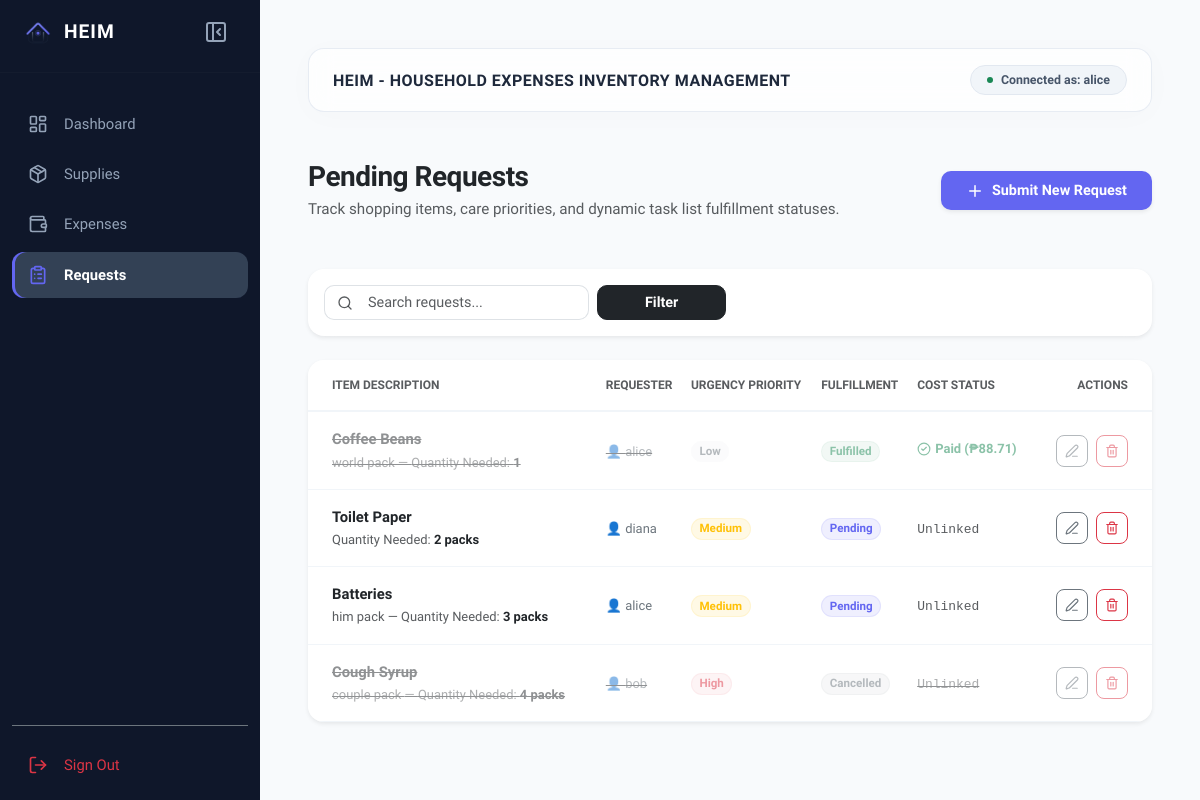
Screenshot of /requests/ (signed in) with the database file from the repository.
### household/models.py (models this page shows, shortened)
class BaseModel(models.Model):
    created_at = models.DateTimeField(auto_now_add=True, db_index=True)
    updated_at = models.DateTimeField(auto_now=True)
    class Meta:
        abstract = True

class RequestItem(BaseModel):
    URGENCY_CHOICES = [('Low', 'Low'), ('Medium', 'Medium'), ('High', 'High')]
    STATUS_CHOICES = [('Pending', 'Pending'), ('Fulfilled', 'Fulfilled'), ('Cancelled', 'Cancelled')]
    requester = models.ForeignKey(User, on_delete=models.CASCADE, related_name='requests')
    item_name = models.CharField(max_length=150)
    specification = models.CharField(max_length=250, blank=True, null=True)
    quantity = models.CharField(max_length=50)
    urgency = models.CharField(max_length=10, choices=URGENCY_CHOICES, default='Medium')
    status = models.CharField(max_length=15, choices=STATUS_CHOICES, default='Pending')
    associated_expense = models.ForeignKey(Expense, on_delete=models.SET_NULL, null=True, blank=True)

class Expense(BaseModel):
    CATEGORY_CHOICES = [
        ('Groceries', 'Groceries'),
        ('Medical', 'Medical'),
        ('Utilities', 'Utilities'),
        ('Personal Care', 'Personal Care'),
        ('Entertainment', 'Entertainment'),
    ]
    buyer = models.ForeignKey(User, on_delete=models.CASCADE, related_name='purchases')
    amount = models.DecimalField(max_digits=10, decimal_places=2)
    category = models.CharField(max_length=50, choices=CATEGORY_CHOICES)
    description = models.CharField(max_length=500, blank=True, null=True)

### household/views.py (the view)
# urls.py: path('requests/', RequestListView.as_view(), name='request-list'),
class RequestListView(LoginRequiredMixin, ListView):
    model = RequestItem
    template_name = 'requests/request_list.html'
    context_object_name = 'request_items'
    paginate_by = 5
    def get_queryset(self):
        queryset = super().get_queryset()
        query = self.request.GET.get('q')
        if query:
            queryset = queryset.filter(item_name__icontains=query)
        return queryset.order_by('-created_at')  # Newest requests appear at the top

### templates/requests/request_list.html (shortened to what this page needs)
{% extends 'base.html' %}
{% load static %}
{% block content %}
<div class="container-fluid px-0 animate-fade-in">
    <div class="d-flex flex-column flex-md-row justify-content-between align-items-start align-items-md-center gap-3 mb-5">
        <div>
            <h3 class="mb-1 fw-bold text-dark" style="letter-spacing: -0.5px;">Pending Requests</h3>
            <p class="text-muted mb-0" style="font-size: 0.95rem;">Track shopping items, care priorities, and dynamic task list fulfillment statuses.</p>
        </div>
        <a href="{% url 'request-create' %}" class="btn text-white px-4 py-2 d-flex align-items-center gap-2 shadow-sm" style="background-color: var(--accent-color); border-radius: 10px; font-weight: 600; font-size: 0.9rem;">
            <i data-lucide="plus" style="width: 18px; height: 18px;"></i> Submit New Request
        </a>
    </div>
    <div class="card border-0 p-3 mb-4 shadow-sm header-node" style="background: white;">
        <form method="GET" action="" class="row g-2">
            <div class="col-12 col-md-5 col-lg-4">
                <div class="input-group">
                    <span class="input-group-text bg-transparent border-end-0 text-muted" style="border-radius: 10px 0 0 10px;">
                        <i data-lucide="search" style="width: 16px; height: 16px;"></i>
                    </span>
                    <input type="text" name="q" class="form-control border-start-0 ps-1" placeholder="Search requests..." value="{{ request.GET.q }}" style="border-radius: 0 10px 10px 0; font-size: 0.9rem;">
                </div>
            </div>
            <div class="col-12 col-md-2">
                <button class="btn btn-dark w-100 fw-semibold px-3" type="submit" style="border-radius: 10px; font-size: 0.9rem;">Filter</button>
            </div>
        </form>
    </div>
    <div class="card border-0 shadow-sm" style="background: white; border-radius: 16px; overflow: hidden;">
        <div class="table-responsive">
            <table class="table table-hover align-middle mb-0" style="font-size: 0.925rem;">
                <thead>
                    <tr style="border-bottom: 2px solid #f1f5f9;">
                        <th class="text-uppercase tracking-wider fw-bold text-muted py-3 px-4" style="font-size: 0.75rem;">Item Description</th>
                        <th class="text-uppercase tracking-wider fw-bold text-muted py-3" style="font-size: 0.75rem;">Requester</th>
                        <th class="text-uppercase tracking-wider fw-bold text-muted py-3" style="font-size: 0.75rem;">Urgency Priority</th>
                        <th class="text-uppercase tracking-wider fw-bold text-muted py-3" style="font-size: 0.75rem;">Fulfillment</th>
                        <th class="text-uppercase tracking-wider fw-bold text-muted py-3" style="font-size: 0.75rem;">Cost Status</th>
                        <th class="text-uppercase tracking-wider fw-bold text-muted py-3 text-end px-4" style="font-size: 0.75rem;">Actions</th>
                    </tr>
                </thead>
                <tbody>
                    {% for item in request_items %}
                    <tr style="border-bottom: 1px solid #f1f5f9;" class="{% if item.status == 'Fulfilled' or item.status == 'Cancelled' %}opacity-50 text-decoration-line-through{% endif %}">
                        <td class="py-3 px-4">
                            <div>
                                <span class="fw-semibold text-dark d-block mb-0.5">{{ item.item_name }}</span>
                                <small class="text-muted">{% if item.specification %}{{ item.specification }} — {% endif %}Quantity Needed: <strong class="text-dark">{{ item.quantity }}</strong></small>
                            </div>
                        </td>
                        <td class="py-3 text-secondary">
                            <span class="small font-medium">👤 {{ item.requester.username }}</span>
                        </td>
                        <td class="py-3">
                            {% if item.urgency == 'High' %}
                                <span class="badge rounded-pill px-2.5 py-1.5 bg-danger bg-opacity-10 text-danger border border-danger border-opacity-10 fw-semibold" style="font-size: 0.725rem;">High</span>
                            {% elif item.urgency == 'Medium' %}
                                <span class="badge rounded-pill px-2.5 py-1.5 bg-warning bg-opacity-10 text-warning border border-warning border-opacity-10 fw-semibold" style="font-size: 0.725rem;">Medium</span>
                            {% else %}
                                <span class="badge rounded-pill px-2.5 py-1.5 bg-light text-secondary border border-light fw-semibold" style="font-size: 0.725rem;">Low</span>
                            {% endif %}
                        </td>
                        <td class="py-3">
                            {% if item.status == 'Pending' %}
                                <span class="badge rounded-pill px-2.5 py-1.5 bg-primary bg-opacity-10 text-primary border border-primary border-opacity-10 fw-semibold" style="font-size: 0.725rem; color: var(--accent-color) !important; background-color: rgba(99, 102, 241, 0.1) !important; border-color: rgba(99, 102, 241, 0.1) !important;">Pending</span>
                            {% elif item.status == 'Fulfilled' %}
                                <span class="badge rounded-pill px-2.5 py-1.5 bg-success bg-opacity-10 text-success border border-success border-opacity-10 fw-semibold" style="font-size: 0.725rem;">Fulfilled</span>
                            {% else %}
                                <span class="badge rounded-pill px-2.5 py-1.5 bg-secondary bg-opacity-10 text-secondary border border-secondary border-opacity-10 fw-semibold" style="font-size: 0.725rem;">Cancelled</span>
                            {% endif %}
                        </td>
                        <td class="py-3">
                            {% if item.associated_expense %}
                                <span class="small text-success d-inline-flex align-items-center gap-1 fw-semibold">
                                    <i data-lucide="check-circle-2" style="width: 14px; height: 14px;"></i> Paid (₱{{ item.associated_expense.amount }})
                                </span>
                            {% else %}
                                <span class="small text-muted font-monospace">Unlinked</span>
                            {% endif %}
                        </td>
                        <td class="text-end py-3 px-4">
                            <div class="d-inline-flex gap-2">
                                <a href="{% url 'request-edit' item.pk %}" class="btn btn-sm btn-outline-secondary d-flex align-items-center justify-content-center" style="width: 32px; height: 32px; border-radius: 8px;">
                                    <i data-lucide="edit-3" style="width: 14px; height: 14px;"></i>
                                </a>
                                <a href="{% url 'request-delete' item.pk %}" class="btn btn-sm btn-outline-danger d-flex align-items-center justify-content-center" style="width: 32px; height: 32px; border-radius: 8px;">
                                    <i data-lucide="trash-2" style="width: 14px; height: 14px;"></i>
                                </a>
                            </div>
                        </td>
                    </tr>
                    {% endfor %}
                </tbody>
            </table>
        </div>
    </div>
</div>
{% endblock %}

### templates/base.html (shortened to what this page needs)
{% load static %}
<!DOCTYPE html>
<html lang="en">
<head>
    <link href="https://cdn.jsdelivr.net/npm/bootstrap@5.3.2/dist/css/bootstrap.min.css" rel="stylesheet">
</head>
<body>
    <aside class="sidebar" id="appSidebar">
        <div class="sidebar-header-row">
            <div class="brand-wrapper">
                <img src="{% static '/images/heim_logo.png' %}" alt="Heim Logo" width="28" height="28" style="object-fit: contain;">
                <span class="brand-title">HEIM</span>
            </div>
            <button class="gemini-toggle-btn" id="sidebarToggle" title="Toggle Sidebar">
                <div class="icon-collapse">
                    <i data-lucide="panel-left-close"></i>
                </div>
            </button>
        </div>
        <hr style="border-color: rgba(255,255,255,0.08); margin: 8px 0 16px 0;">
        <div class="nav-container d-flex flex-column justify-content-between">
            <ul class="nav flex-column gap-1">
                {% if user.is_authenticated %}
                <li class="nav-item">
                    <a href="{% url 'home' %}" class="nav-link {% if request.path == '/' or 'home' in request.path %}active{% endif %}">
                        <i data-lucide="layout-dashboard"></i>
                        <span class="nav-label">Dashboard</span>
                    </a>
                </li>
                <li class="nav-item">
                    <a href="{% url 'inventory-list' %}" class="nav-link {% if 'inventory' in request.path %}active{% endif %}">
                        <i data-lucide="package"></i>
                        <span class="nav-label">Supplies</span>
                    </a>
                </li>
                <li class="nav-item">
                    <a href="{% url 'expense-list' %}" class="nav-link {% if 'expense' in request.path %}active{% endif %}">
                        <i data-lucide="wallet"></i>
                        <span class="nav-label">Expenses</span>
                    </a>
                </li>
                <li class="nav-item">
                    <a href="{% url 'request-list' %}" class="nav-link {% if 'request' in request.path %}active{% endif %}">
                        <i data-lucide="clipboard-list"></i>
                        <span class="nav-label">Requests</span>
                    </a>
                </li>
                {% endif %}
            </ul>
            {% if user.is_authenticated %}
            <ul class="nav flex-column mt-auto border-top border-secondary pt-3">
                <li class="nav-item">
                    <form method="post" action="{% url 'account_logout' %}" class="d-inline w-100">
                        <button type="submit" class="nav-link btn btn-link text-start w-100 border-0 bg-transparent text-danger shadow-none">
                            <i data-lucide="log-out" class="text-danger"></i>
                            <span class="nav-label text-danger">Sign Out</span>
                        </button>
                    </form>
                </li>
            </ul>
            {% endif %}
        </div>
    </aside>
    <main class="main-content p-4 p-md-5" id="mainWorkspace">
        <header class="header-node d-flex justify-content-between align-items-center p-3 px-4 mb-5">
            <h2 class="h6 mb-0 fw-bold text-dark text-uppercase" style="letter-spacing: 0.5px; color: #1e293b !important;">HEIM - Household Expenses Inventory Management</h2>
            {% if user.is_authenticated %}
            <span class="badge badge-admin rounded-pill px-3 py-2 d-flex align-items-center gap-2">
                <span class="d-inline-block bg-success rounded-circle" style="width: 6px; height: 6px;"></span>
                Connected as: {{ user.username }}
            </span>
            {% else %}
            <a href="{% url 'account_login' %}" class="btn btn-sm btn-primary rounded-pill px-4">
                Sign In with Google
            </a>
            {% endif %}
        </header>
        <div class="content-body animate-fade-in">
            {% block content %}
            {% endblock %}
        </div>
    </main>
</body>
</html>

### templates/base.html (style rules this page uses)
:root { --sidebar-expanded-width: 260px; --sidebar-collapsed-width: 76px; --bg-main: #f8fafc; --sidebar-bg: #0f172a; --sidebar-hover: #1e293b; --sidebar-active: #334155; --accent-color: #6366f1; --text-main: #334155; --text-muted: #94a3b8; --font-main: 'Plus Jakarta Sans', sans-serif; }
body { background-color: var(--bg-main); font-family: var(--font-main); color: var(--text-main); overflow-x: hidden; -webkit-font-smoothing: antialiased; }
.sidebar { width: var(--sidebar-expanded-width); height: 100vh; position: fixed; top: 0; left: 0; background-color: var(--sidebar-bg); color: white; z-index: 100; box-shadow: 1px 0 0 0 rgba(255, 255, 255, 0.05); transition: width 0.2s cubic-bezier(0.4, 0, 0.2, 1); overflow: hidden; display: flex; flex-direction: column; }
.main-content { margin-left: var(--sidebar-expanded-width); min-height: 100vh; transition: margin-left 0.2s cubic-bezier(0.4, 0, 0.2, 1); }
.sidebar-header-row { height: 64px; display: flex; align-items: center; padding: 0 24px; justify-content: space-between; }
.gemini-toggle-btn { background: transparent; border: none; color: var(--text-muted); width: 40px; height: 40px; border-radius: 50%; display: flex; align-items: center; justify-content: center; transition: all 0.2s ease; cursor: pointer; }
.icon-collapse { display: block; }
.brand-wrapper { display: flex; align-items: center; gap: 12px; transition: opacity 0.1s ease; }
.brand-title { font-weight: 700; letter-spacing: 1px; font-size: 1.2rem; color: #fff !important; }
.nav-container { padding: 12px; flex-grow: 1; }
.sidebar .nav-link { color: var(--text-muted); font-weight: 500; padding: 12px 16px; display: flex; align-items: center; gap: 16px; transition: all 0.15s ease; font-size: 0.925rem; border-radius: 12px; white-space: nowrap; }
.sidebar .nav-link svg { width: 20px; height: 20px; flex-shrink: 0; }
.nav-label { transition: opacity 0.1s ease; opacity: 1; }
.sidebar .nav-link.active { color: white; background-color: var(--sidebar-active); font-weight: 600; box-shadow: inset 3px 0 0 0 var(--accent-color); }
.sidebar .nav-link.active svg { color: var(--accent-color); }
.header-node { background: rgba(255, 255, 255, 0.75); backdrop-filter: blur(12px); -webkit-backdrop-filter: blur(12px); border-radius: 16px; border: 1px solid rgba(226, 232, 240, 0.8); box-shadow: 0 4px 30px rgba(0, 0, 0, 0.02); }
.badge-admin { background-color: #f1f5f9; color: #475569; font-weight: 600; font-size: 0.775rem; border: 1px solid #e2e8f0; }
.animate-fade-in { animation: fadeIn 0.4s cubic-bezier(0.4, 0, 0.2, 1); }

### rows the page displays
RequestItem: item_name "Coffee Beans", specification "world pack", quantity "1", requester.username "alice", urgency "Low", status "Fulfilled", associated_expense.amount "88.71"
RequestItem: item_name "Toilet Paper", quantity "2 packs", requester.username "diana", urgency "Medium", status "Pending", shows "Unlinked"
RequestItem: item_name "Batteries", specification "him pack", quantity "3 packs", requester.username "alice", urgency "Medium", status "Pending", shows "Unlinked"
RequestItem: item_name "Cough Syrup", specification "couple pack", quantity "4 packs", requester.username "bob", urgency "High", status "Cancelled", shows "Unlinked"

### other values shown
{{ user.username }} "alice"
